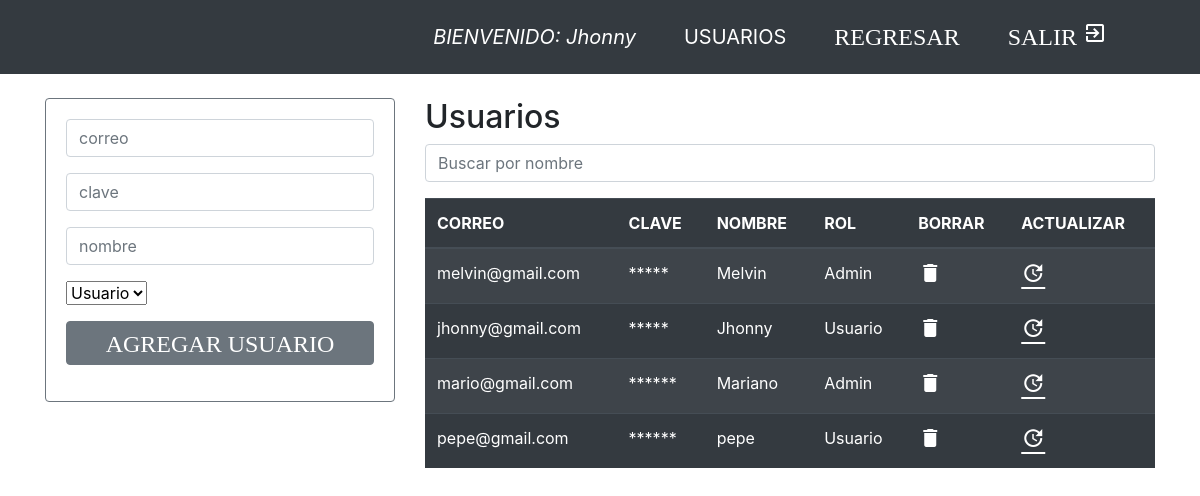
The app's page /usuarios/crearUsuarios.php (signed in) with its own data.
### tables this page shows
CREATE TABLE `usuarios` (
  `correo` varchar(240) NOT NULL,
  `clave` varchar(50) NOT NULL,
  `tipo_usuario` varchar(25) NOT NULL,
  `nombre` varchar(50) NOT NULL,
  `id` int(11) NOT NULL
);

### usuarios/crearUsuarios.php (the view, shortened to what this page needs)
<?php
include ("../conexion.php");
?>
<?php
$usuario= $_SESSION['u_usuario'];
$proceso=mysqli_query($db, "SELECT * FROM usuarios WHERE correo='$usuario'  " );
$resultado=mysqli_fetch_array($proceso);
$administrador= $resultado['nombre'];
?>
<!DOCTYPE html>
<html lang="en">
<head>
    <link rel="stylesheet" href="../bootstrap/bootstrap.min.css">
    <link rel="stylesheet" href="css/bootstrap/css/bootstrap.min.css">
    <link rel="stylesheet" href="https://stackpath.bootstrapcdn.com/bootstrap/4.5.2/css/bootstrap.min.css">
</head>
<body>
<nav class="navbar navbar-expand-md navbar-dark  bg-dark ">
       <div class="container">
         <div class=" collapse navbar-collapse" id="navegar">
            <ul class="navbar nav  ml-auto" >
                <li class="nav-item">
                 <a class="navbar-brand nav-link " href="principal.php">
                </a>
                </li>
                <li class="nav-item"><a class=" navbar-brand nav-link" ><i>BIENVENIDO: <?php echo $administrador  ?></i></a></li>
       <li class="nav-item">
          <a class=" navbar-brand nav-link" href="../usuarios/crearUsuarios.php">
            USUARIOS
          </a>
         </li>
              <li class="nav-item"><a class=" navbar-brand nav-link" href="../administrador.php"><i class="material-icons">REGRESAR</i></a></li>
                <li class="nav-item"><a class=" navbar-brand nav-link" href="../finalizar.php"><i class="material-icons">SALIR exit_to_app</i></a>
              </li>
          </ul>
        </div>
       </div>
        </nav>
<div class="container pt-4" >
<div class="row">
<div class="col-4 ">
    <div class="card border-secondary">
        <div class="card-body">
        <form  action="insertar_usuario.php"  method="POST" autocomplete="off">
<div  class="form-group">
<input type="email"  class="form-control"  name="correo"  placeholder="correo " autofocus="on" required>
</div>
<div  class="form-group">
<input type="password"  class="form-control"  name="clave"  placeholder="clave" required>
</div>
<div  class="form-group">
<input type="text"  class="form-control"  name="nombre"  placeholder="nombre"  required>
</div>
<div  class="form-group">
    <select class="form-select" aria-label="Default select example" name="tipo_usuario">
      <option value="Usuario">Usuario</option>
    </select>
</div>
 <div class="form-group">
 <button type="submit"  class="btn btn-secondary btn-block" ><i class="material-icons">AGREGAR USUARIO</i></button>
 </div>
 </form>
        </div>
    </div>
 </div>
<div class="col-8">
    <h2>Usuarios</h2>
    <input class="form-control mb-3" id="searchInput" type="text" placeholder="Buscar por nombre" onkeyup="filterTable()">
  <table id="userTable" class="table table-striped table-dark">
    <thead>
      <tr>
       <th scope="col">CORREO</th>
       <th scope="col">CLAVE</th>
       <th scope="col">NOMBRE</th>
       <th scope="col">ROL</th>
       <th scope="col">BORRAR</th>
       <th scope="col">ACTUALIZAR</th>
      </tr>
    <thead>
<tbody>
<?php
$mostrar=mysqli_query($db,"select * from usuarios");
while($registro = mysqli_fetch_array($mostrar)){
  $claveOfuscada = str_repeat('*', strlen($registro['clave']));
?>
   <tr>
    <td><?php echo   $registro['correo'] ;?></td>
    <td><?php echo   $claveOfuscada;?></td>
    <td><?php echo   $registro['nombre'] ;?></td>
    <td><?php echo   $registro['tipo_usuario'] ;?></td>
    <td><a  href="eliminar_usuario.php?id=<?php echo $registro['id'] ?>"><i style="color:white;" class="material-icons" >delete</i></a></td>
    <td><a  href="update_usuario.php?id=<?php echo $registro['id'] ?>"><i style="color:white;" class="material-icons" ><U>update</U></i></a></td>
   </tr>
<?php  }
?>
</tbody>
</table>
</div>
</div>
</div>
</body>
</html>

### records on screen
usuarios: nombre "Jhonny", correo "jhonny@gmail.com", clave "*****", tipo_usuario "Usuario"
usuarios: correo "melvin@gmail.com", clave "*****", nombre "Melvin", tipo_usuario "Admin"
usuarios: correo "mario@gmail.com", clave "******", nombre "Mariano", tipo_usuario "Admin"
usuarios: correo "pepe@gmail.com", clave "******", nombre "pepe", tipo_usuario "Usuario"
